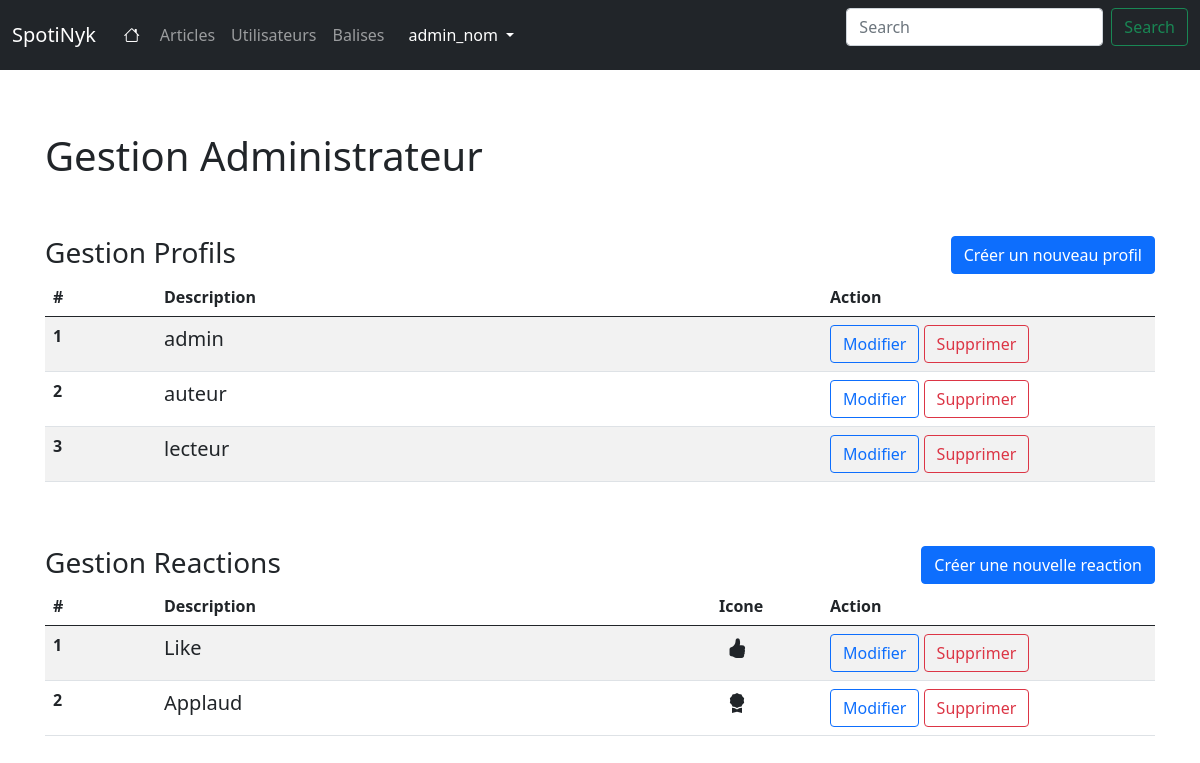
The page /admin/ (signed in) on the database its author committed.
### main/models/md_user.py (models this page shows, shortened)
class User(db.Model):
    id = db.Column(db.Integer, primary_key=True)
    name = db.Column(db.String(80), nullable=False)
    username = db.Column(db.String(80), unique=True, nullable=False)
    email = db.Column(db.String(120), unique=True, nullable=False)
    password = db.Column(db.String(80), nullable=False)
    profil_id = db.Column(db.Integer, db.ForeignKey('profil.id'), nullable=False, default=3)
    profil = db.relationship('Profil', backref='profils')

### main/models/md_profil.py (models this page shows, shortened)
class Profil (db.Model):
    id = db.Column(db.Integer, primary_key=True)
    description = db.Column(db.String(80), nullable=False)

### main/models/md_reactions.py (models this page shows, shortened)
class Reaction (db.Model):
    id = db.Column(db.Integer, primary_key=True)
    description = db.Column(db.String(80), nullable=False)
    icone = db.Column(db.String(80), nullable=False)

### main/controllers/admin_cont.py (the view)
@login_required
def index():
    if current_user.profil.description == "admin":
        profils = Profil.query.all()
        reactions = Reaction.query.all()
        return render_template('admin.html', profils=profils, reactions=reactions)
    else:
        return redirect(url_for('default.index'))

### main/app_init/login.py (called while the page is built)
def init_app(app):
    lm.init_app(app)
    lm.login_view = 'default.login'
    @lm.user_loader
    def load_user(user_id):
        return User.query.get(user_id)

### main/templates/admin.html (shortened to what this page needs)
{% extends "base.html" %}
{% block content %}
<div class="row">
    <div class="col">
        <h1 class="mt-5">Gestion Administrateur</h1>
    </div>
</div>
<div class="row">
    <div class="col">
        <h3 class="mt-5">Gestion Profils</h3>
    </div>
    <div class="col mt-5 text-end">
        <button class="btn btn-primary" data-bs-toggle="modal" data-bs-target="#create_profile">Créer un nouveau profil</button>
    </div>
</div>
<table class="table table-striped">
    <thead>
      <tr>
        <th scope="col" style="width:10%">#</th>
        <th scope="col" style="width:60%">Description</th>
        <th scope="col" style="width:30%">Action</th>
      </tr>
    </thead>
    <tbody>
        {% for profil in profils %}
        <tr>
            <th scope="row">{{profil.id}}</th>
            <td class="lead">{{profil.description}}</td>
            <td>
                <button class="btn btn-outline-primary" data-bs-toggle="modal" data-bs-target="#update_{{profil.id}}">Modifier</button>
                <button class="btn btn-outline-danger" data-bs-toggle="modal" data-bs-target="#delete_{{profil.id}}">Supprimer</button>
            </td>
        </tr>
        {% endfor %}
    </tbody>
  </table>
  <div class="row">
    <div class="col">
        <h3 class="mt-5">Gestion Reactions</h3>
    </div>
    <div class="col mt-5 text-end">
        <button class="btn btn-primary" data-bs-toggle="modal" data-bs-target="#create_reaction">Créer une nouvelle reaction</button>
    </div>
</div>
<table class="table table-striped">
    <thead>
      <tr>
        <th scope="col" style="width:10%">#</th>
        <th scope="col" style="width:50%">Description</th>
        <th scope="col" style="width:10%">Icone</th>
        <th scope="col" style="width:30%">Action</th>
      </tr>
    </thead>
    <tbody>
        {% for reaction in reactions %}
        <tr>
            <th scope="row">{{reaction.id}}</th>
            <td class="lead">{{reaction.description}}</td>
            <td class="lead"><span class="bi {{reaction.icone}} p-2 text-align-center"></span></td>
            <td>
                <button class="btn btn-outline-primary" data-bs-toggle="modal" data-bs-target="#update_reaction{{reaction.id}}">Modifier</button>
                <button class="btn btn-outline-danger" data-bs-toggle="modal" data-bs-target="#delete_reaction{{reaction.id}}">Supprimer</button>
            </td>
        </tr>
        {% endfor %}
    </tbody>
  </table>
{% endblock %}

### main/templates/base.html (shortened to what this page needs)
        {% block head %}
        {% block styles %}
            <link href="https://cdn.jsdelivr.net/npm/bootstrap@5.0.2/dist/css/bootstrap.min.css" rel="stylesheet">
            <link rel="stylesheet" href="https://cdn.jsdelivr.net/npm/bootstrap-icons@1.8.1/font/bootstrap-icons.css">
            <link rel="stylesheet" href="{{ url_for('static', filename='style.css') }}">
        {% endblock %}
        {% endblock %}
    <body class="d-flex flex-column h-100">
        <header>
            <nav class="navbar navbar-expand-md navbar-dark fixed-top bg-dark">
                <div class="container-fluid">
                <a class="navbar-brand" href="{{url_for('default.index')}}">SpotiNyk</a>
                <div class="collapse navbar-collapse" id="navbarCollapse">
                    <ul class="navbar-nav me-auto mb-2 mb-md-0">
                    <li class="nav-item p-1">
                        <a class="nav-link active" id="home" aria-current="page" href="{{url_for('default.index')}}"> <span class="bi bi-house align-bottom"></span></a>
                    </li>
                    <li class="nav-item">
                        <a class="nav-link" href="{{url_for('posts.index')}}">Articles</a>
                    </li>
                    <li class="nav-item">
                        {% if current_user.is_authenticated and current_user.profil.description == "admin"%}
                        <a class="nav-link" href="{{url_for('users.index')}}">Utilisateurs</a>
                        {% else %}
                        <a class="nav-link" href="{{url_for('users.index')}}">Personnel</a>
                        {% endif %}
                    </li>
                    <li class="nav-item">
                        <a class="nav-link" href="{{url_for('balises.index')}}">Balises</a>
                    </li>
                    {% if current_user.is_authenticated %}
                    <ul class="navbar-nav mr-auto me-5 ms-2 mb-md-0">
                        <li class="nav-item dropdown">
                            <a class="nav-link active dropdown-toggle" href="#" id="navbarDropdown" role="button" data-bs-toggle="dropdown" aria-expanded="false">
                              {{current_user.name}}
                            </a>
                        </li>
                    </ul>
                    {% endif %}
                    </ul>
                    <form class="d-flex">
                        <input class="form-control me-2" type="search" placeholder="Search" aria-label="Search">
                        <button class="btn btn-outline-success" type="submit">Search</button>
                    </form>
                </div>
                </div>
            </nav>
        </header>
        <main class="flex-shrink-0">
            <div class="container">
                {% block content %}{% endblock %}
            </div>
        </main>
    </body>
</html>

### main/static/style.css (style rules this page uses)
main > .container { padding: 60px 15px 0; }

### rows shown on the page
User: name "admin_nom"
Profil: id "1", description "admin"
Profil: id "2", description "auteur"
Profil: id "3", description "lecteur"
Reaction: id "1", description "Like"
Reaction: id "2", description "Applaud"
